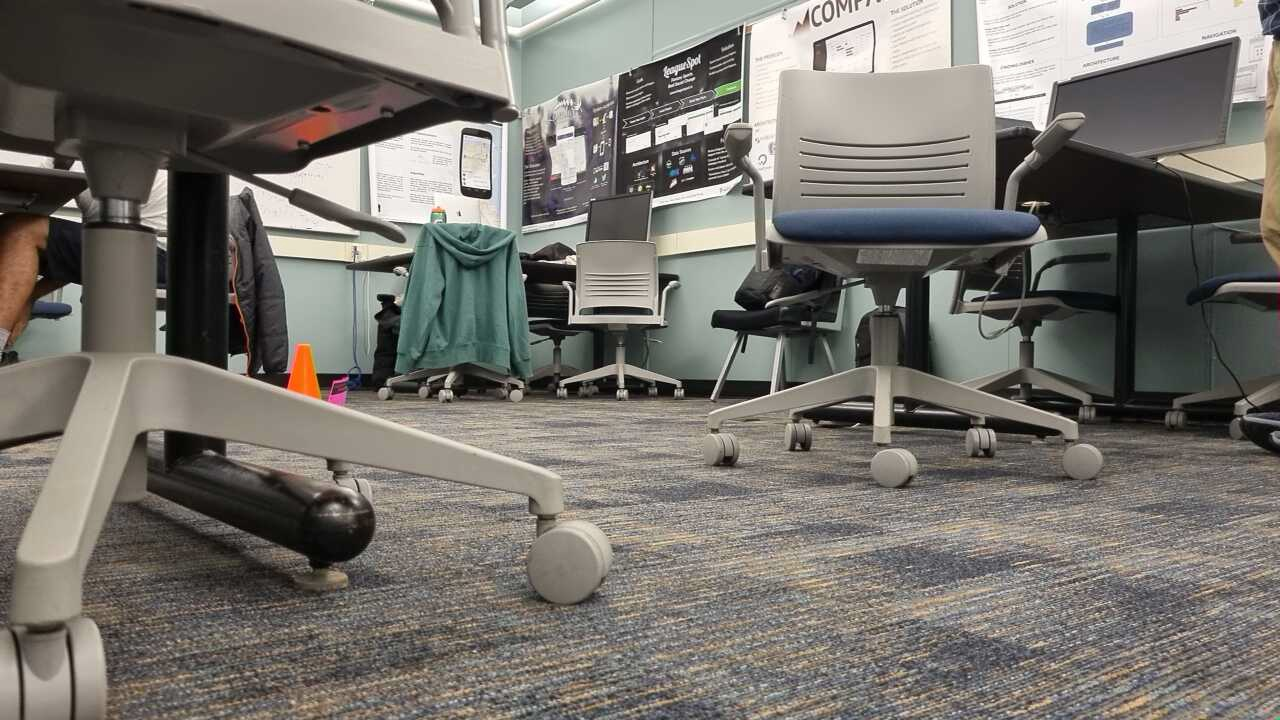
#> input picture saved_pics/1591.jpg, 1280 x 720 px, given in place of video, which was not available
$ python colour_in_shape_filtered.py
#> lines starting #> are read from the running program, lines starting #| are printed output that depends on the picture; pictures that were not available may be replaced by others from this repository, and a replacement may not be noted
### colour_ranger.py
import imutils
import cv2
import numpy as np
from collections import OrderedDict
import math

class ColorLabelerHSV:
	def __init__(self, colors):
		hsv_LS = np.zeros((len(colors), 1, 3), dtype="uint8")
		unsorted_hsvnames = []
		for (i, (name, hsv)) in enumerate(colors.items()):
			hsv_LS[i] = hsv
			unsorted_hsvnames.append(name)
		hsv_LS = cv2.cvtColor(hsv_LS, cv2.COLOR_RGB2HSV)

		#Convert to python list for simplicity, as we dont need the saturation and values
		unsorted_hue_LS = [hsv_LS[i][0][0] for i in range(len(unsorted_hsvnames))]

		'''
		for i in range(len(unsorted_hsvnames)):
			print("{}: {}".format(unsorted_hsvnames[i], unsorted_hue_LS[i]))
		print("---------------------------")
		'''

		#SimpleSort. Very slow, but easy.
		hsvNames = []
		hue_LS = []
		for i in range(len(unsorted_hsvnames)):
			index = unsorted_hue_LS.index(min(unsorted_hue_LS))
			hue_LS.append(unsorted_hue_LS.pop(index))
			hsvNames.append(unsorted_hsvnames.pop(index))

		#Add colour entries so that it is circular
		hue_LS.append(hue_LS[0]+180)
		hsvNames.append(hsvNames[0])
		hue_LS.insert(0, (hue_LS[-2]-180))
		hsvNames.insert(0, hsvNames[-2])

		#Develop thresholds based on hues
		hue_thresholds = []
		for i in range(1, len(hsvNames)-1 -1) :
			lower_angle = (hue_LS[i]/2 + hue_LS[i-1]/2)
			upper_angle = (hue_LS[i]/2 + hue_LS[i+1]/2)
			hue_thresholds.append((lower_angle, upper_angle))

			'''
			if lower_angle >= upper_angle:
				print("--------------------------")
				print("WARN: ALGO FUCKED UP")
				print("{} -> Lower: {} , Upper: {}".format(hsvNames[i], lower_angle, upper_angle))
			else:
				print("--------------------------")
				print("{} -> Lower: {} , Upper: {}".format(hsvNames[i], lower_angle, upper_angle))\
			'''


		#Handle final colour
		lower_angle = (hue_LS[i]/2 + hue_LS[i-1]/2)
		upper_angle = (hue_LS[i]/2 + 180)
		hue_thresholds.append((lower_angle, upper_angle))

		#Remove the extra names
		del hsvNames[0]
		del hsvNames[-1]

		#Constrain within the hue ranges for accurate range size measurements
		corrupted_indexes = []
		for i in range(len(hsvNames)):
			if hue_thresholds[i][0] >= hue_thresholds[i][1]:
				corrupted_indexes.append(i)
				continue
			if hue_thresholds[i][0] < 0:
				hue_thresholds[i] = (0.0, hue_thresholds[i][1])
			if hue_thresholds[i][1] > 180:
				hue_thresholds[i] = (hue_thresholds[i][0], 180.0)

		index_correction = 0
		for i in corrupted_indexes:
			#print("{} -> {} for len {}".format(i, i - index_correction, len(hue_thresholds)))
			del hue_thresholds[i - index_correction]
			del hsvNames[i - index_correction]
			index_correction = index_correction + 1

		#Limit range width
		for i in range(len(hsvNames)):
			width = hue_thresholds[i][1] - hue_thresholds[i][0]
			max_width = 27
			if width > max_width:
				trim = (width - max_width)/2
				hue_mid = (hue_thresholds[i][0] + hue_thresholds[i][1])/2
				hue_thresholds[i] = (hue_mid - trim, hue_mid + trim)

		#Convert to Dict
		self.colour_ranges = {}
		for i in range(len(hsvNames)):
			self.colour_ranges[hsvNames[i]] = hue_thresholds[i]

		'''
		print("---------------------------")
		for i in range(len(hsvNames)):
			print("{}: {}".format(hsvNames[i], hue_thresholds[i]))
		'''


	def showHues (self):
		return self.colour_ranges

	def colourMasker(self, image, colour, s_lower=87, h_lower=111):
		lower = np.array([self.colour_ranges[colour][0], s_lower, h_lower], np.uint8)
		upper = np.array([self.colour_ranges[colour][1], 255, 255], np.uint8)
		mask = cv2.inRange(image, lower, upper)

		kernal = np.ones((5, 5), "uint8")
		mask = cv2.dilate(mask, kernal)
		colour_only = cv2.bitwise_and(image, image, mask = mask)

		return colour_only

	'''
	def colourFinderOLD(self, image, c):

		mask = np.zeros(image.shape[:2], dtype="uint8")
		cv2.drawContours(mask, c, -1, 255, -1)
		mask = cv2.erode(mask, None, iterations=2)
		mean = cv2.mean(image, mask=mask)[:3]
		colour_index = None

		for i in range(len(hsvNames)):
			if int(mean[0]) <= int(hue_thresholds[i][1]):
				if int(mean[0]) > int(hue_thresholds[i][0]):
					colour_index = i
					break

			h_variance = abs(int(mean[0]) - int(self.hsv_LS[i][0][0]))
			if h_variance <= 30:
				minDist = (h_variance,i)
				break


		accurate = True

		if colour_index != None:
			returnLabel = hsvNames[colour_index]
		else:
			return("Not Found", False, (None, ))

		if (mean[1] < 30 and mean[2] < 30):
			returnLabel = "Black"
		if (mean[1] < 30 and mean[2] > 180):
			returnLabel = "White"


		def fn_circle(x, h, k, r, flip=False):
			flipVal = -1 if flip else 1
			return ((flipVal*math.sqrt((r*r)-((x-h)*(x-h)))) +k)
		try:
			# [4 lines of commented-out code are left out]
			s_tolerance = 81
		except ValueError:
			s_tolerance = 300
			#print("! Domain Error excepted")

		if mean[1] < s_tolerance:
			accurate = False

		return(returnLabel, accurate, (mean, str(s_tolerance)[:5]))
	'''

#-------------------------------------------------------------------------------------------#
# Main test function
# Comment out when using module
#-------------------------------------------------------------------------------------------#

colors = OrderedDict({
			#"dark blue": (0, 0	, 255),
			#"red": (255, 0, 0),
			#"green": (0, 255, 0),
			"yellow": (255, 255, 0),
			"purple": (255, 0, 255),
			"cyan": (0, 255, 255),
            })
cl_hsv = ColorLabelerHSV(colors)

hueList = cl_hsv.showHues()

for i in hueList:
	print(i,': ', hueList[i])

### colour_in_shape_filtered.py
import numpy as np
import imutils
from imutils.video import VideoStream
import cv2
from collections import OrderedDict
import colour_ranger as labeler
import random

class CameraHandler:
    def __init__(self, ip):
        # Capturing video through webcam
        self.vs = VideoStream(src='http://{}:8080/video'.format(ip)).start()
        colors = OrderedDict({
			"dark blue": (0, 0	, 255),
			"red": (255, 0, 0),
			"green": (0, 255, 0),
			"yellow": (255, 255, 0),
			"purple": (255, 0, 255),
			"cyan": (0, 255, 255),
            "orange": (255, 72, 0),
            })
        self.cl_hsv = labeler.ColorLabelerHSV(colors)

    def release(self):
        self.vs.release()
        cv2.destroyAllWindows()

    def find_obj(self, to_find):
        # Reading the video from the
        # webcam in image frames
        big_frame = self.vs.read()

        new_width = 400
        frame = imutils.resize(big_frame, width=new_width)
        height = frame.shape[0]
        width = frame.shape[1]
        centre = (int(width/2),int(height/2))

        # Convert the frame in
        # BGR(RGB color space) to
        # HSV(hue-saturation-value)
        # color space
        hsv = cv2.cvtColor(frame, cv2.COLOR_BGR2HSV)
        hsvFrame = cv2.GaussianBlur(hsv, (11, 11), 0)

        mask = self.cl_hsv.colourMasker(hsvFrame, to_find, 150, 135)

        thresh = cv2.Canny(mask, 20, 200, 255)
        # find cnts in the thresholded frame
        cnts = cv2.findContours(thresh.copy(), cv2.RETR_EXTERNAL, cv2.CHAIN_APPROX_SIMPLE)
        cnts = imutils.grab_contours(cnts)

        cnts_centre_list = []

        for pic, contour in enumerate(cnts):
            area = cv2.contourArea(contour)
            if area < 100:
                continue

            x, y, w, h = cv2.boundingRect(contour)
            frame = cv2.rectangle(frame, (x, y), (x + w, y + h),  (0, 0, 255), 2)

            cnt_centre = ((x + w/2), (y+h/2))
            cnts_centre_list.append(cnt_centre)
            #cv2.putText(frame, to_find+" - "+str(area)[:4], (x, y-15), cv2.FONT_HERSHEY_SIMPLEX, 0.4, (0, 0, 255))

        #cv2.imshow("Color Detection in Real-TIme", frame)
        return cnts_centre_list
        # # Program Termination
        # if cv2.waitKey(10) & 0xFF == ord('q'):
        #     self.vs.release()
        #     cv2.destroyAllWindows()

    def save_picture(self):
        big_frame = self.vs.read()
        path = './saved_pics/{}.jpg'.format(random.randint(1, 10000))

        cv2.imwrite(path, big_frame)
        print('----TOOK A PICTURE  {}----'.format(path))

#MAIN
if __name__ == '__main__' :
    cam = CameraHandler("192.168.148.82")

    try:
        while True:
            objects_found = cam.find_obj("yellow")
            if len(objects_found) == 0:
                print("Not Found")
            else:
                print(objects_found)
    except KeyboardInterrupt:
        cam.release()

$ run again, on saved_pics/176.jpg
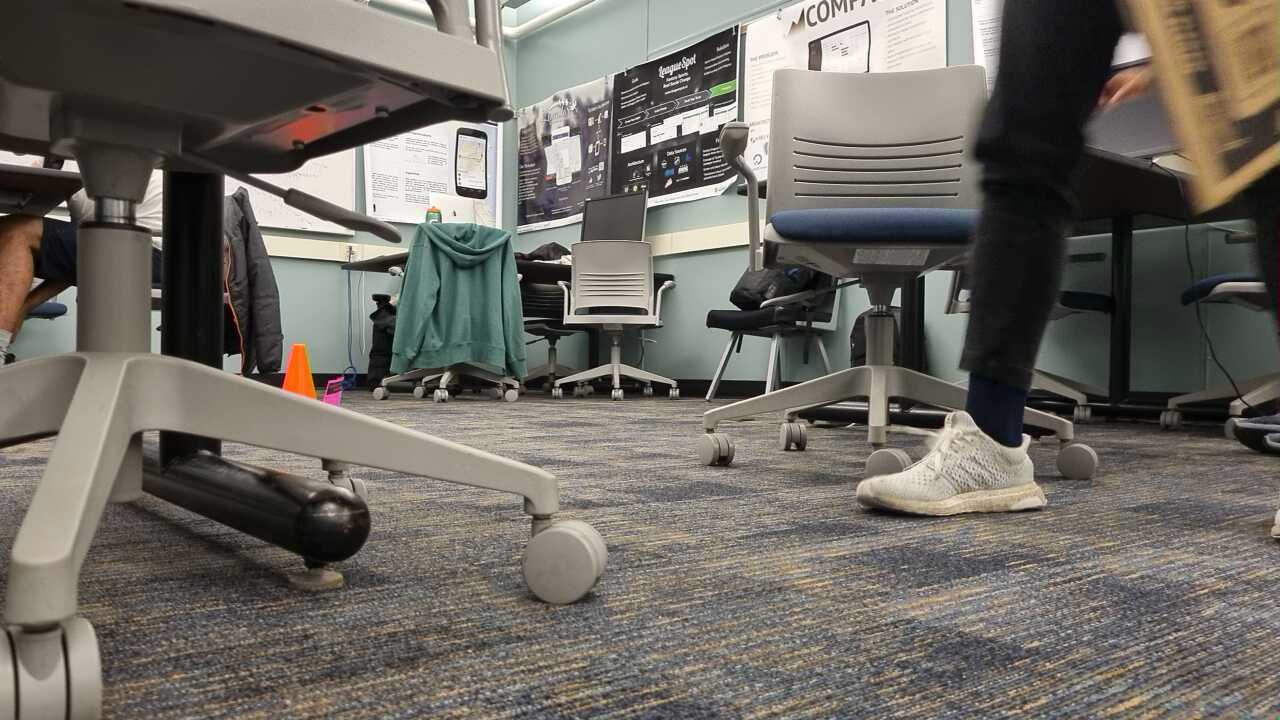
#> input picture saved_pics/176.jpg, 1280 x 720 px, given in place of video, which was not available

$ run again, on saved_pics/2392.jpg
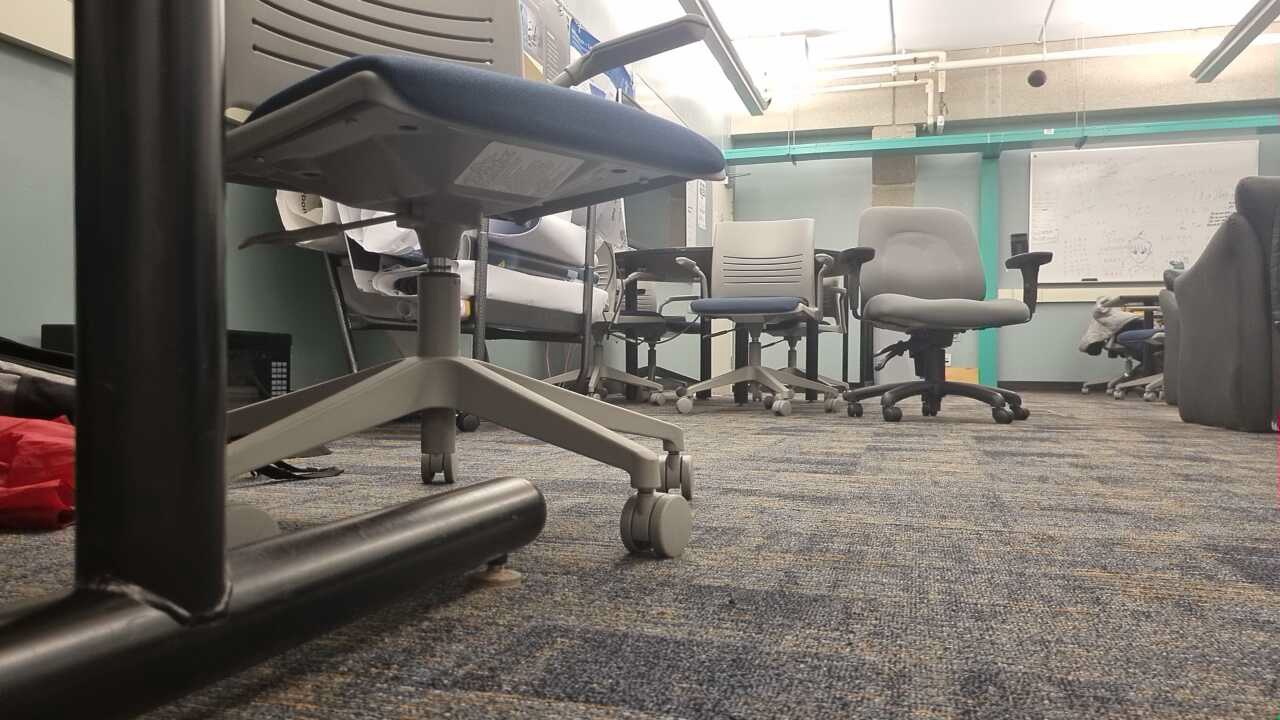
#> input picture saved_pics/2392.jpg, 1280 x 720 px, given in place of video, which was not available

$ run again, on saved_pics/2501.jpg
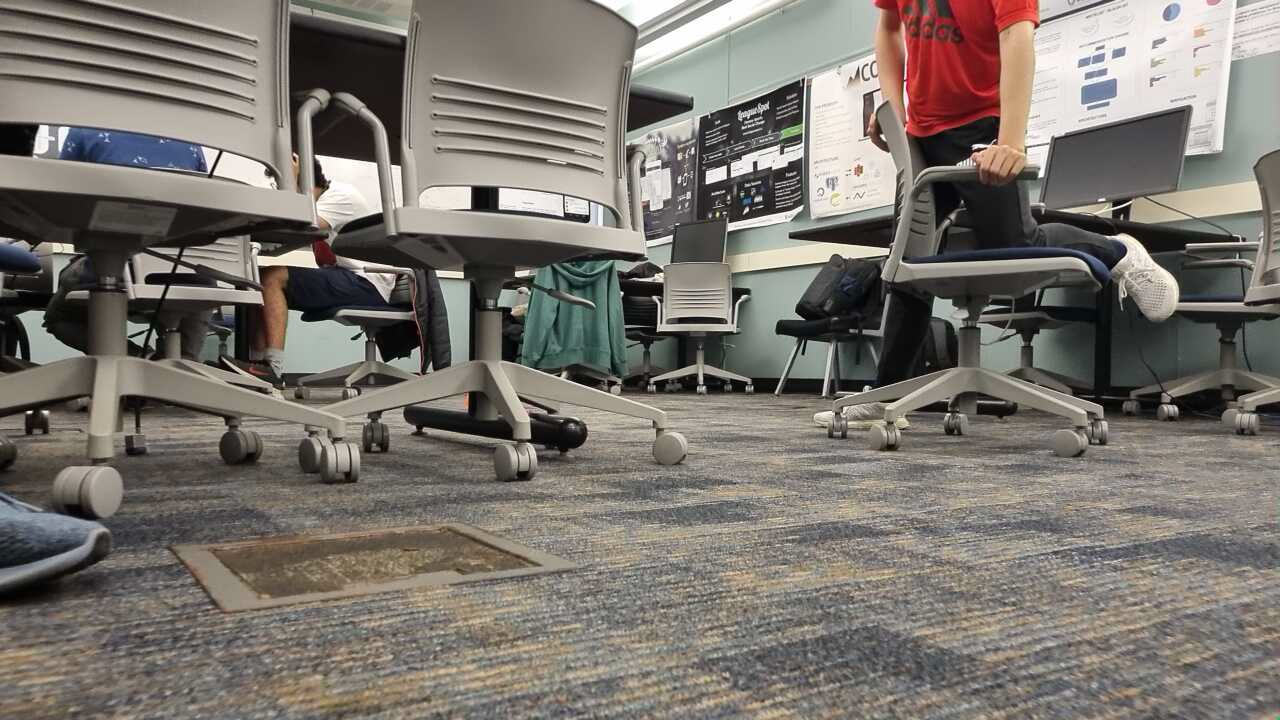
#> input picture saved_pics/2501.jpg, 1280 x 720 px, given in place of video, which was not available
